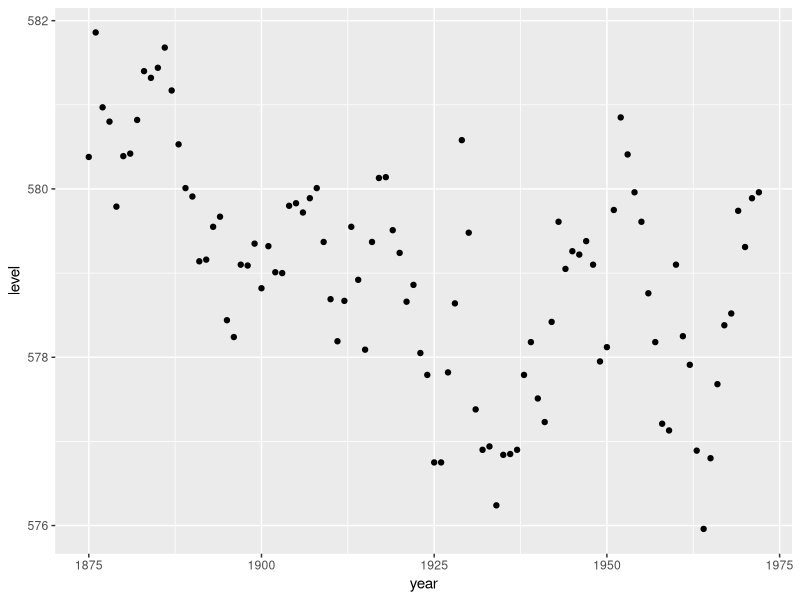
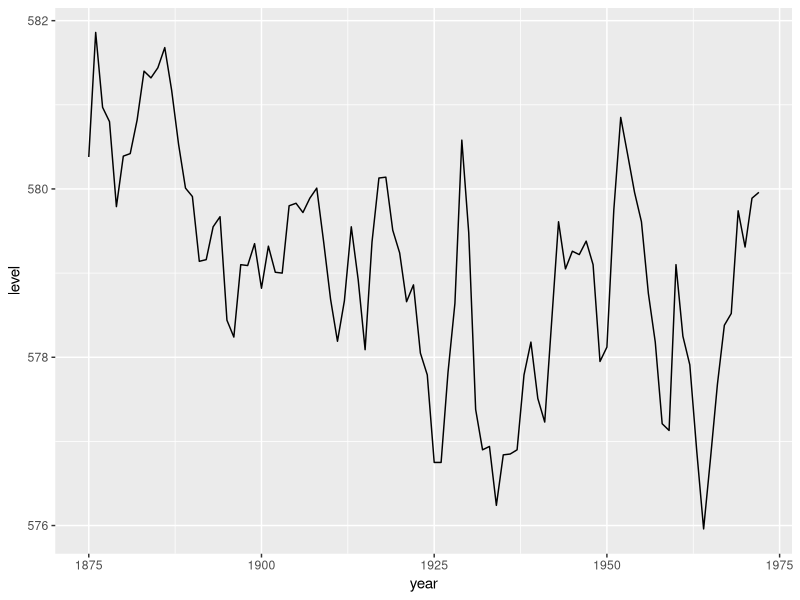
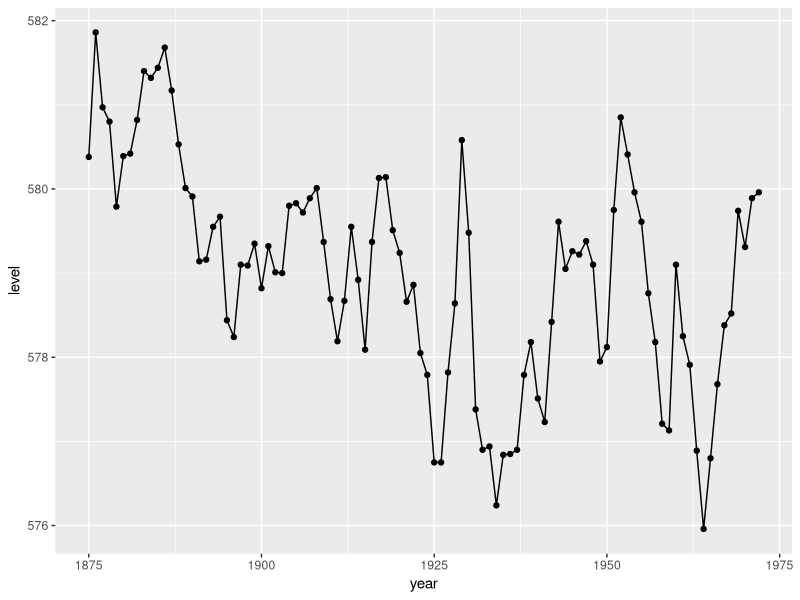

Source code (R) for these figures, in order:
## ---- chunk 1
knitr::opts_chunk$set(echo = TRUE)
suppressMessages(library("tidyverse"))
## ---- chunk 2
library(tidyverse)
data("LakeHuron")
LakeHuron <- data.frame("year" = 1875:1972, "level" = LakeHuron)

## ---- chunk 3

ggplot(data = LakeHuron)+geom_point(mapping = aes(x = year, y = level))

ggplot(data = LakeHuron)+geom_line(mapping = aes(x = year, y = level))

ggplot(data = LakeHuron)+
  geom_point(mapping = aes(x = year,y = level))+
  geom_line(mapping = aes(x = year,y = level))
